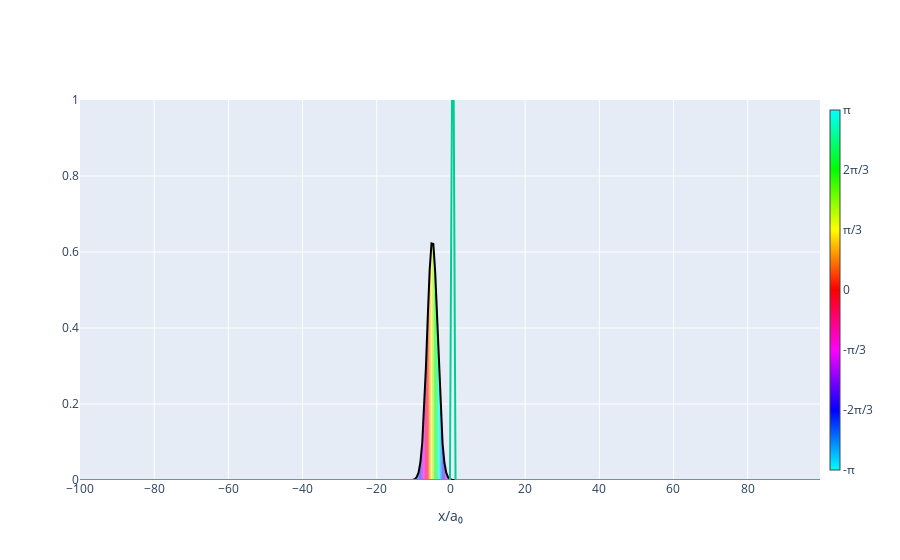

Notebook source saved alongside this figure:
### Code cell
fig, ax = qm.plot_complex_field(qm.psi)
qm.plot_field(qm.V_ext, fig=fig, ax=ax, ylim=[0,1])
fig
